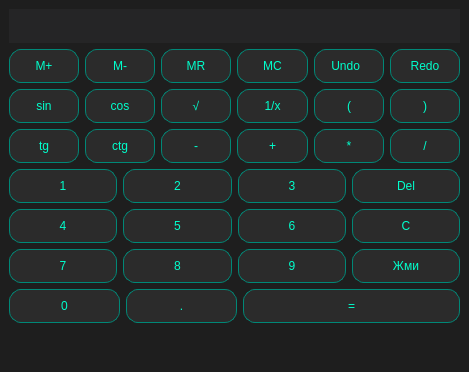
<?xml version="1.0" encoding="UTF-8"?>
<ui version="4.0">
 <class>MainWindow</class>
 <widget class="QMainWindow" name="MainWindow">
  <property name="geometry">
   <rect>
    <x>0</x>
    <y>0</y>
    <width>469</width>
    <height>372</height>
   </rect>
  </property>
  <property name="sizePolicy">
   <sizepolicy hsizetype="Expanding" vsizetype="Expanding">
    <horstretch>0</horstretch>
    <verstretch>0</verstretch>
   </sizepolicy>
  </property>
  <property name="minimumSize">
   <size>
    <width>0</width>
    <height>0</height>
   </size>
  </property>
  <property name="windowTitle">
   <string>MainWindow</string>
  </property>
  <property name="styleSheet">
   <string notr="true">QMainWindow {
        background-color: #1e1e1e;
    }
    QLineEdit {
        background-color: #252526;
        color: white;
        border: none;
        font-size: 24px;
    }
QPushButton {
    background-color: #2b2b2b;
    color: #e0e0e0;
    border: 2px solid #3f3f3f;
    border-radius: 15px; /* Скругленные углы */
}

QPushButton:hover {
    background-color: #3d3d3d;
    border: 2px solid #505050;
}

QPushButton:pressed {
    background-color: #1a1a1a;
    border: 2px solid #00ff88;
    color: #00ff88;
}
QPushButton:hover {
    border: 1px solid #00ffcc; 
    background-color: qlineargradient(spread:pad, x1:0.5, y1:0, x2:0.5, y2:1, 
                                      stop:0 #444444, stop:0.5 #3d5a5a, stop:1 #2b2b2b);
}
QPushButton {
    /* Основной фон с легким радиальным градиентом (центр светлее краев) */
    background-color: qradialgradient(spread:pad, cx:0.5, cy:0.5, radius:0.8, fx:0.5, fy:0.5, 
                                      stop:0 #3d3d3d, stop:1 #252525);
    
    /* Цвет текста сделаем чуть ярче, чтобы он &quot;светился&quot; */
    color: #00ffcc; 
    
    /* Яркая рамка создает эффект свечения контура */
    border: 1px solid #008877; 
    border-radius: 12px;
    
    /* Внутренние отступы, чтобы текст не прилипал к краям */
    padding: 5px;
}</string>
  </property>
  <widget class="QWidget" name="centralwidget">
   <property name="sizePolicy">
    <sizepolicy hsizetype="Expanding" vsizetype="Expanding">
     <horstretch>0</horstretch>
     <verstretch>0</verstretch>
    </sizepolicy>
   </property>
   <layout class="QVBoxLayout" name="verticalLayout">
    <item>
     <layout class="QVBoxLayout" name="verticalLayout_2">
      <item>
       <widget class="QLineEdit" name="displayLineEdit">
        <property name="sizePolicy">
         <sizepolicy hsizetype="Expanding" vsizetype="Expanding">
          <horstretch>0</horstretch>
          <verstretch>0</verstretch>
         </sizepolicy>
        </property>
        <property name="alignment">
         <set>Qt::AlignmentFlag::AlignRight|Qt::AlignmentFlag::AlignTrailing|Qt::AlignmentFlag::AlignVCenter</set>
        </property>
        <property name="readOnly">
         <bool>true</bool>
        </property>
       </widget>
      </item>
      <item>
       <layout class="QHBoxLayout" name="horizontalLayout">
        <item>
         <widget class="QPushButton" name="memoryAddButton">
          <property name="sizePolicy">
           <sizepolicy hsizetype="Expanding" vsizetype="Expanding">
            <horstretch>0</horstretch>
            <verstretch>0</verstretch>
           </sizepolicy>
          </property>
          <property name="text">
           <string>M+</string>
          </property>
         </widget>
        </item>
        <item>
         <widget class="QPushButton" name="memorySubButton">
          <property name="sizePolicy">
           <sizepolicy hsizetype="Expanding" vsizetype="Expanding">
            <horstretch>0</horstretch>
            <verstretch>0</verstretch>
           </sizepolicy>
          </property>
          <property name="text">
           <string>M-</string>
          </property>
         </widget>
        </item>
        <item>
         <widget class="QPushButton" name="memoryRecallButton">
          <property name="sizePolicy">
           <sizepolicy hsizetype="Expanding" vsizetype="Expanding">
            <horstretch>0</horstretch>
            <verstretch>0</verstretch>
           </sizepolicy>
          </property>
          <property name="text">
           <string>MR</string>
          </property>
         </widget>
        </item>
        <item>
         <widget class="QPushButton" name="memoryClearButton">
          <property name="sizePolicy">
           <sizepolicy hsizetype="Expanding" vsizetype="Expanding">
            <horstretch>0</horstretch>
            <verstretch>0</verstretch>
           </sizepolicy>
          </property>
          <property name="text">
           <string>MC</string>
          </property>
         </widget>
        </item>
        <item>
         <widget class="QPushButton" name="undoButton">
          <property name="sizePolicy">
           <sizepolicy hsizetype="Expanding" vsizetype="Expanding">
            <horstretch>0</horstretch>
            <verstretch>0</verstretch>
           </sizepolicy>
          </property>
          <property name="text">
           <string>Undo  </string>
          </property>
         </widget>
        </item>
        <item>
         <widget class="QPushButton" name="redoButton">
          <property name="sizePolicy">
           <sizepolicy hsizetype="Expanding" vsizetype="Expanding">
            <horstretch>0</horstretch>
            <verstretch>0</verstretch>
           </sizepolicy>
          </property>
          <property name="text">
           <string>Redo</string>
          </property>
         </widget>
        </item>
       </layout>
      </item>
      <item>
       <layout class="QHBoxLayout" name="horizontalLayout_2">
        <item>
         <widget class="QPushButton" name="sinButton">
          <property name="sizePolicy">
           <sizepolicy hsizetype="Expanding" vsizetype="Expanding">
            <horstretch>0</horstretch>
            <verstretch>0</verstretch>
           </sizepolicy>
          </property>
          <property name="text">
           <string>sin</string>
          </property>
         </widget>
        </item>
        <item>
         <widget class="QPushButton" name="cosButton">
          <property name="sizePolicy">
           <sizepolicy hsizetype="Expanding" vsizetype="Expanding">
            <horstretch>0</horstretch>
            <verstretch>0</verstretch>
           </sizepolicy>
          </property>
          <property name="text">
           <string>cos</string>
          </property>
         </widget>
        </item>
        <item>
         <widget class="QPushButton" name="sqrtButton">
          <property name="sizePolicy">
           <sizepolicy hsizetype="Expanding" vsizetype="Expanding">
            <horstretch>0</horstretch>
            <verstretch>0</verstretch>
           </sizepolicy>
          </property>
          <property name="text">
           <string>√</string>
          </property>
         </widget>
        </item>
        <item>
         <widget class="QPushButton" name="inverseButton">
          <property name="sizePolicy">
           <sizepolicy hsizetype="Expanding" vsizetype="Expanding">
            <horstretch>0</horstretch>
            <verstretch>0</verstretch>
           </sizepolicy>
          </property>
          <property name="text">
           <string>1/x</string>
          </property>
         </widget>
        </item>
        <item>
         <widget class="QPushButton" name="leftParenButton">
          <property name="sizePolicy">
           <sizepolicy hsizetype="Expanding" vsizetype="Expanding">
            <horstretch>0</horstretch>
            <verstretch>0</verstretch>
           </sizepolicy>
          </property>
          <property name="text">
           <string>(</string>
          </property>
         </widget>
        </item>
        <item>
         <widget class="QPushButton" name="rightParenButton">
          <property name="sizePolicy">
           <sizepolicy hsizetype="Expanding" vsizetype="Expanding">
            <horstretch>0</horstretch>
            <verstretch>0</verstretch>
           </sizepolicy>
          </property>
          <property name="text">
           <string>)</string>
          </property>
         </widget>
        </item>
       </layout>
      </item>
      <item>
       <layout class="QHBoxLayout" name="horizontalLayout_5">
        <item>
         <widget class="QPushButton" name="tgButton">
          <property name="sizePolicy">
           <sizepolicy hsizetype="Expanding" vsizetype="Expanding">
            <horstretch>0</horstretch>
            <verstretch>0</verstretch>
           </sizepolicy>
          </property>
          <property name="text">
           <string>tg</string>
          </property>
         </widget>
        </item>
        <item>
         <widget class="QPushButton" name="ctgButton">
          <property name="sizePolicy">
           <sizepolicy hsizetype="Expanding" vsizetype="Expanding">
            <horstretch>0</horstretch>
            <verstretch>0</verstretch>
           </sizepolicy>
          </property>
          <property name="text">
           <string>ctg</string>
          </property>
         </widget>
        </item>
        <item>
         <widget class="QPushButton" name="minusButton">
          <property name="sizePolicy">
           <sizepolicy hsizetype="Expanding" vsizetype="Expanding">
            <horstretch>0</horstretch>
            <verstretch>0</verstretch>
           </sizepolicy>
          </property>
          <property name="text">
           <string>-</string>
          </property>
         </widget>
        </item>
        <item>
         <widget class="QPushButton" name="plusButton">
          <property name="sizePolicy">
           <sizepolicy hsizetype="Expanding" vsizetype="Expanding">
            <horstretch>0</horstretch>
            <verstretch>0</verstretch>
           </sizepolicy>
          </property>
          <property name="text">
           <string>+</string>
          </property>
         </widget>
        </item>
        <item>
         <widget class="QPushButton" name="multiplyButton">
          <property name="sizePolicy">
           <sizepolicy hsizetype="Expanding" vsizetype="Expanding">
            <horstretch>0</horstretch>
            <verstretch>0</verstretch>
           </sizepolicy>
          </property>
          <property name="text">
           <string>*</string>
          </property>
         </widget>
        </item>
        <item>
         <widget class="QPushButton" name="divideButton">
          <property name="sizePolicy">
           <sizepolicy hsizetype="Expanding" vsizetype="Expanding">
            <horstretch>0</horstretch>
            <verstretch>0</verstretch>
           </sizepolicy>
          </property>
          <property name="text">
           <string>/</string>
          </property>
         </widget>
        </item>
       </layout>
      </item>
      <item>
       <layout class="QHBoxLayout" name="horizontalLayout_3">
        <item>
         <widget class="QPushButton" name="digit1Button">
          <property name="sizePolicy">
           <sizepolicy hsizetype="Expanding" vsizetype="Expanding">
            <horstretch>0</horstretch>
            <verstretch>0</verstretch>
           </sizepolicy>
          </property>
          <property name="text">
           <string>1</string>
          </property>
         </widget>
        </item>
        <item>
         <widget class="QPushButton" name="digit2Button">
          <property name="sizePolicy">
           <sizepolicy hsizetype="Expanding" vsizetype="Expanding">
            <horstretch>0</horstretch>
            <verstretch>0</verstretch>
           </sizepolicy>
          </property>
          <property name="text">
           <string>2</string>
          </property>
         </widget>
        </item>
        <item>
         <widget class="QPushButton" name="digit3Button">
          <property name="sizePolicy">
           <sizepolicy hsizetype="Expanding" vsizetype="Expanding">
            <horstretch>0</horstretch>
            <verstretch>0</verstretch>
           </sizepolicy>
          </property>
          <property name="text">
           <string>3</string>
          </property>
         </widget>
        </item>
        <item>
         <widget class="QPushButton" name="dellButton">
          <property name="sizePolicy">
           <sizepolicy hsizetype="Expanding" vsizetype="Expanding">
            <horstretch>0</horstretch>
            <verstretch>0</verstretch>
           </sizepolicy>
          </property>
          <property name="text">
           <string>Del</string>
          </property>
         </widget>
        </item>
       </layout>
      </item>
      <item>
       <layout class="QHBoxLayout" name="horizontalLayout_6">
        <item>
         <widget class="QPushButton" name="digit4Button">
          <property name="sizePolicy">
           <sizepolicy hsizetype="Expanding" vsizetype="Expanding">
            <horstretch>0</horstretch>
            <verstretch>0</verstretch>
           </sizepolicy>
          </property>
          <property name="text">
           <string>4</string>
          </property>
         </widget>
        </item>
        <item>
         <widget class="QPushButton" name="digit5Button">
          <property name="sizePolicy">
           <sizepolicy hsizetype="Expanding" vsizetype="Expanding">
            <horstretch>0</horstretch>
            <verstretch>0</verstretch>
           </sizepolicy>
          </property>
          <property name="text">
           <string>5</string>
          </property>
         </widget>
        </item>
        <item>
         <widget class="QPushButton" name="digit6Button">
          <property name="sizePolicy">
           <sizepolicy hsizetype="Expanding" vsizetype="Expanding">
            <horstretch>0</horstretch>
            <verstretch>0</verstretch>
           </sizepolicy>
          </property>
          <property name="text">
           <string>6</string>
          </property>
         </widget>
        </item>
        <item>
         <widget class="QPushButton" name="clearButton">
          <property name="sizePolicy">
           <sizepolicy hsizetype="Expanding" vsizetype="Expanding">
            <horstretch>0</horstretch>
            <verstretch>0</verstretch>
           </sizepolicy>
          </property>
          <property name="text">
           <string>C</string>
          </property>
         </widget>
        </item>
       </layout>
      </item>
      <item>
       <layout class="QHBoxLayout" name="horizontalLayout_7">
        <item>
         <widget class="QPushButton" name="digit7Button">
          <property name="sizePolicy">
           <sizepolicy hsizetype="Expanding" vsizetype="Expanding">
            <horstretch>0</horstretch>
            <verstretch>0</verstretch>
           </sizepolicy>
          </property>
          <property name="text">
           <string>7</string>
          </property>
         </widget>
        </item>
        <item>
         <widget class="QPushButton" name="digit8Button">
          <property name="sizePolicy">
           <sizepolicy hsizetype="Expanding" vsizetype="Expanding">
            <horstretch>0</horstretch>
            <verstretch>0</verstretch>
           </sizepolicy>
          </property>
          <property name="text">
           <string>8</string>
          </property>
         </widget>
        </item>
        <item>
         <widget class="QPushButton" name="digit9Button">
          <property name="sizePolicy">
           <sizepolicy hsizetype="Expanding" vsizetype="Expanding">
            <horstretch>0</horstretch>
            <verstretch>0</verstretch>
           </sizepolicy>
          </property>
          <property name="text">
           <string>9</string>
          </property>
         </widget>
        </item>
        <item>
         <widget class="QPushButton" name="bestButton">
          <property name="sizePolicy">
           <sizepolicy hsizetype="Expanding" vsizetype="Expanding">
            <horstretch>0</horstretch>
            <verstretch>0</verstretch>
           </sizepolicy>
          </property>
          <property name="text">
           <string>Жми</string>
          </property>
         </widget>
        </item>
       </layout>
      </item>
      <item>
       <layout class="QHBoxLayout" name="horizontalLayout_4">
        <item>
         <widget class="QPushButton" name="digit0Button">
          <property name="sizePolicy">
           <sizepolicy hsizetype="Expanding" vsizetype="Expanding">
            <horstretch>0</horstretch>
            <verstretch>0</verstretch>
           </sizepolicy>
          </property>
          <property name="text">
           <string>0</string>
          </property>
         </widget>
        </item>
        <item>
         <widget class="QPushButton" name="dotButton">
          <property name="sizePolicy">
           <sizepolicy hsizetype="Expanding" vsizetype="Expanding">
            <horstretch>0</horstretch>
            <verstretch>0</verstretch>
           </sizepolicy>
          </property>
          <property name="text">
           <string>.</string>
          </property>
         </widget>
        </item>
        <item>
         <widget class="QPushButton" name="equalsButton">
          <property name="sizePolicy">
           <sizepolicy hsizetype="Expanding" vsizetype="Expanding">
            <horstretch>0</horstretch>
            <verstretch>0</verstretch>
           </sizepolicy>
          </property>
          <property name="minimumSize">
           <size>
            <width>217</width>
            <height>0</height>
           </size>
          </property>
          <property name="text">
           <string>=</string>
          </property>
         </widget>
        </item>
       </layout>
      </item>
      <item>
       <widget class="QLabel" name="errorLabel">
        <property name="sizePolicy">
         <sizepolicy hsizetype="Expanding" vsizetype="Expanding">
          <horstretch>0</horstretch>
          <verstretch>0</verstretch>
         </sizepolicy>
        </property>
        <property name="maximumSize">
         <size>
          <width>16777215</width>
          <height>16777215</height>
         </size>
        </property>
        <property name="font">
         <font>
          <pointsize>11</pointsize>
         </font>
        </property>
        <property name="styleSheet">
         <string notr="true">color: rgb(255, 0, 0);</string>
        </property>
        <property name="text">
         <string/>
        </property>
        <property name="alignment">
         <set>Qt::AlignmentFlag::AlignCenter</set>
        </property>
       </widget>
      </item>
     </layout>
    </item>
   </layout>
  </widget>
 </widget>
 <resources/>
 <connections/>
</ui>
